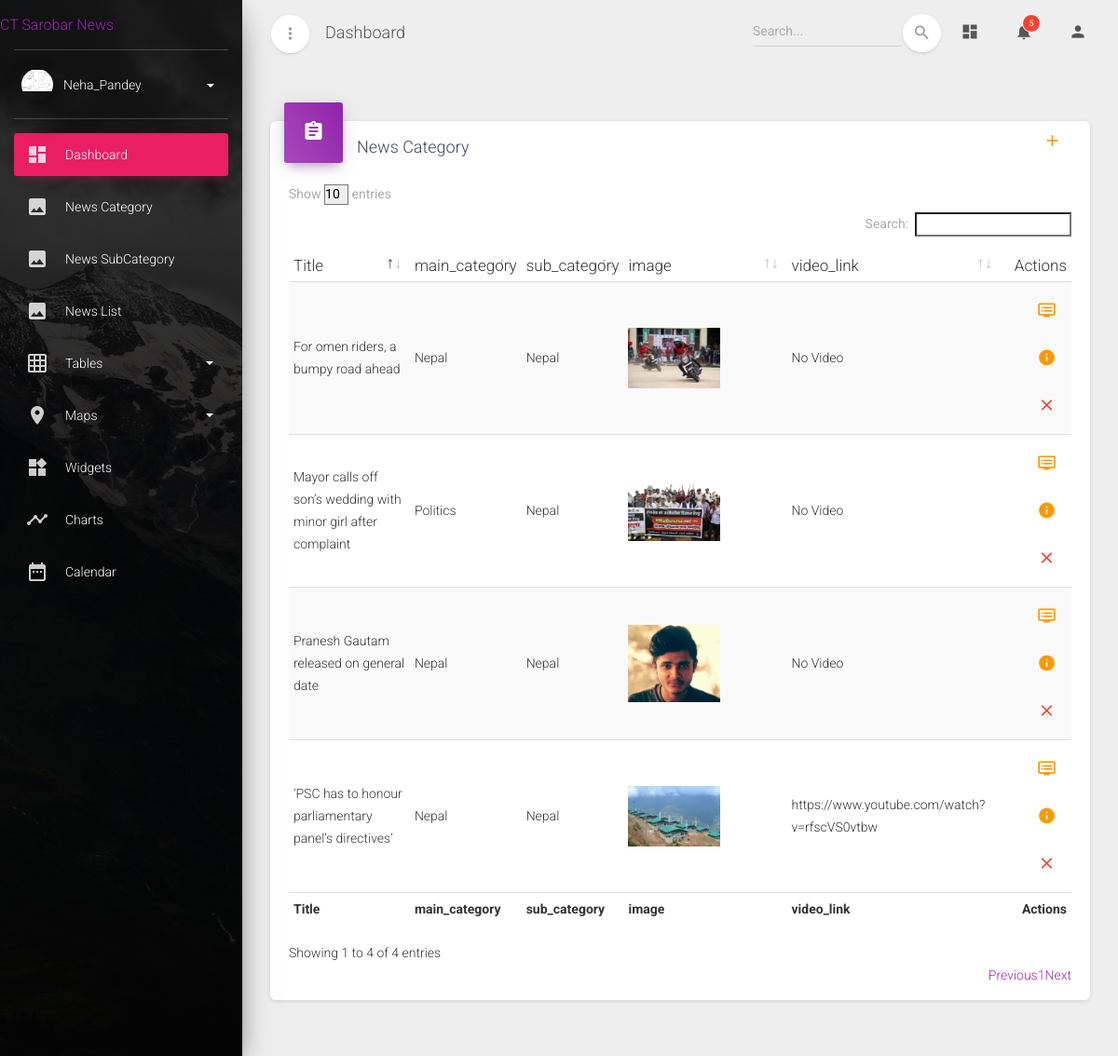
The app's page /editor/newslist/ (signed in), older data.
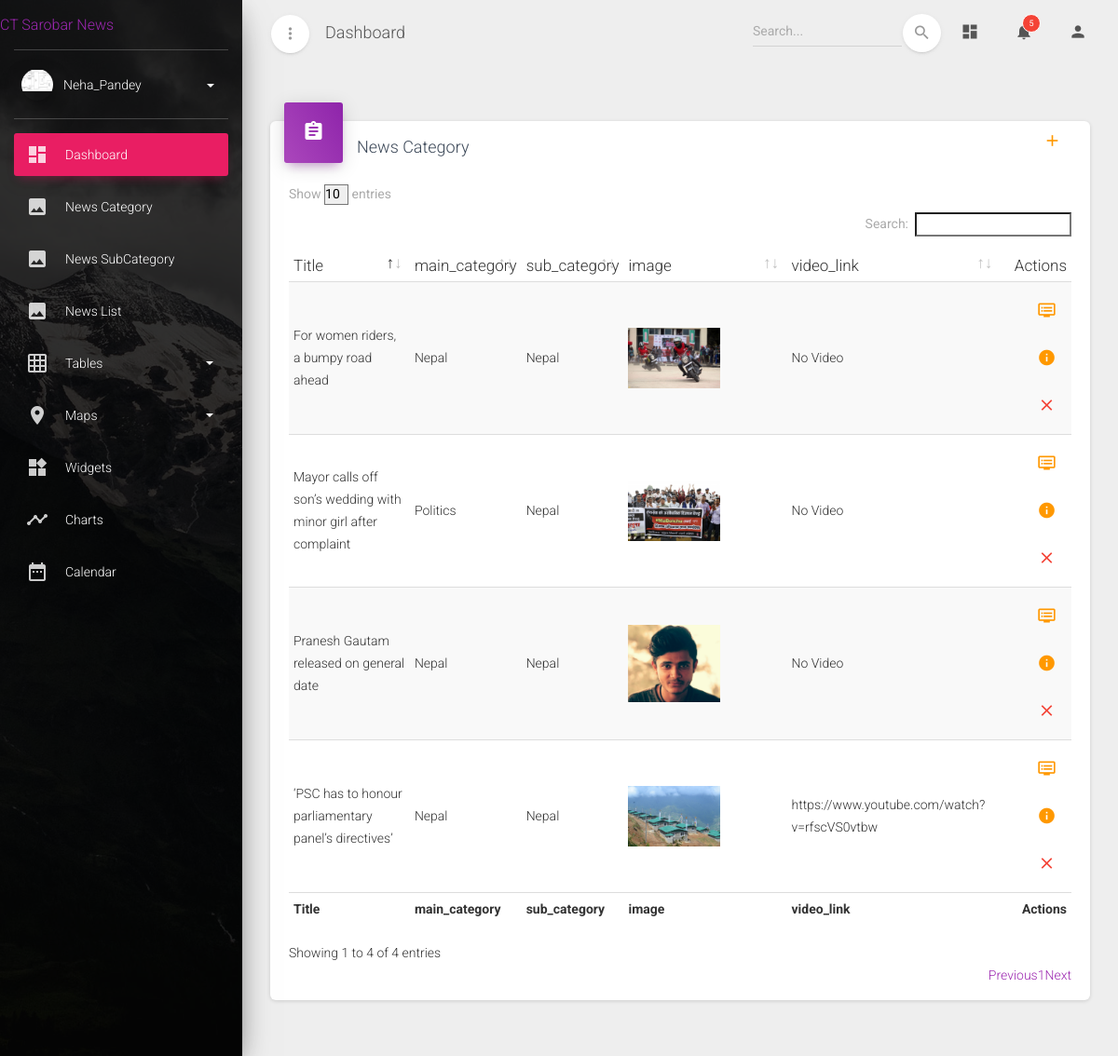
The same page, newer data.
### newsapp/models.py (models this page shows, shortened)
class TimeStamp(models.Model):
    created_at = models.DateTimeField(auto_now_add=True)
    updated_at = models.DateTimeField(auto_now=True, auto_now_add=False)
    is_active = models.BooleanField(default=True)
    class Meta:
        abstract = True

class Editor(TimeStamp):
    user = models.OneToOneField(User, on_delete=models.CASCADE)
    full_name = models.CharField(max_length=500)
    contact_no = models.CharField(max_length=500)
    address = models.CharField(max_length=500)
    email = models.EmailField(null=True, blank=True)
    image = models.ImageField(
        upload_to='team/editor/', blank=True, null=True)
    about = models.TextField(blank=True, null=True)

class News(TimeStamp):
    title = models.CharField(max_length=500)
    main_category = models.ForeignKey(
        NewsCategory, on_delete=models.CASCADE)
    sub_category = models.ForeignKey(NewsSubCategory, on_delete=models.CASCADE)
    slug = models.SlugField(unique=True, null=True, blank=True)
    image = models.ImageField(upload_to="news/news", null=True, blank=True)
    video_link = models.URLField(max_length=500, null=True, blank=True)
    content = models.TextField()
    view_count = models.BigIntegerField(default=0)
    editor = models.ForeignKey(
        Editor, on_delete=models.SET_NULL, null=True, blank=True)

class NewsCategory(TimeStamp):
    title = models.CharField(max_length=500)
    slug = models.SlugField(unique=True, null=True, blank=True)
    image = models.ImageField(
        upload_to="news/main_category", null=True, blank=True)
    icon_character = models.CharField(max_length=500, null=True, blank=True)
    root = models.ForeignKey(
        'self', on_delete=models.SET_NULL, null=True, blank=True)
    def __str__(self):
        return self.title

class NewsSubCategory(TimeStamp):
    title = models.CharField(max_length=500)
    slug = models.SlugField(unique=True, null=True, blank=True)
    main_category = models.ForeignKey(NewsCategory, on_delete=models.CASCADE)
    image = models.ImageField(upload_to="news/sub_category")
    icon_character = models.CharField(max_length=500, null=True, blank=True)
    def __str__(self):
        return self.title

### newsapp/views.py (the view)
# urls.py: path('editor/newslist/', EditorNewsList.as_view(), name='newslist'),
class EditorNewsList(EditorRequiredMixin, ListView):
    template_name = 'admintemplates/editornewslist.html'
    model = News
    context_object_name = 'newslist'

### newsapp/views.py (called while the page is built)
    def dispatch(self, request, *args, **kwargs):
        user = request.user
        if user.is_authenticated and user.groups.filter(name="Editor").exists():
            pass
        else:
            return redirect("/login/")
        return super().dispatch(request, *args, **kwargs)

### templates/admintemplates/editornewslist.html (shortened to what this page needs)
  {% extends 'admintemplates/editorbase.html' %}
  {% load static %}
  {% block content %}
  <div class="content">
    <div class="container-fluid">
      <div class="row">
        <div class="col-md-12">
          <div class="card">
            <div class="card-header card-header-primary card-header-icon">
              <div class="card-icon">
                <i class="material-icons">assignment</i>
              </div>
              <a href="{% url 'newsapp:newsadd'%}" class="btn btn-link btn-warning btn-just-icon edit" style ='float:right;'><i class="material-icons">add</i></a>
              <h4 class="card-title">News Category</h4>
            </div>
            <div class="card-body">
            <div class="material-datatables">
              <table id="datatables" class="table table-striped table-no-bordered table-hover" cellspacing="0"style="width:100%">
                <thead>
                  <tr>
                    <th>Title</th>
                    <th>main_category</th>
                    <th>sub_category</th>
                    <th>image</th>
                    <th>video_link</th>
                    <th class="disabled-sorting text-right">Actions</th>
                  </tr>
                </thead>
                <tfoot>
                  <tr>
                    <th>Title</th>
                    <th>main_category</th>
                    <th>sub_category</th>
                    <th>image</th>
                    <th>video_link</th>
                   <th class="text-right">Actions</th>
                 </tr>
               </tfoot>
               <tbody>
                 {% for news in newslist %}
                 <tr>
                  <td>{{news.title}}</td>
                  <td>{{news.main_category}}</td>
                  <td>{{news.sub_category}}</td>
                  <td>
                    {% if news.image %}
                    <img src="{{news.image.url}}" class="img-responsive" style="width:60%">
                    {% else %}
                    No Image
                    {% endif %}
                  </td>
                  <td>{% if news.video_link %}{{news.video_link}}
                    {% else %}
                    No Video
                    {% endif %}
                  </td>
                  <td class="text-right">
                    <a href="{% url 'newsapp:newsupdate' news.pk %}" class="btn btn-link btn-warning btn-just-icon edit"><i class="material-icons">dvr</i></a>
                     <a href="{% url 'newsapp:newsdetail' news.pk %}" class="btn btn-link btn-warning btn-just-icon edit"><i class="material-icons">info</i></a>
                    <a href="{% url 'newsapp:newsdelete' news.pk %}"class="btn btn-link btn-danger btn-just-icon remove" data-toggle="modal" data-target="#myModal">
                      <i class="material-icons">close</i></a>
                 </div>
             {% endfor %}
       </div>
     </div>
   </div>
 </div>
</div>
{% endblock %}

### templates/admintemplates/editorbase.html (shortened to what this page needs)
{% load static %}
<!DOCTYPE html>
<html lang="en">
<head>
  <link rel="stylesheet" href="{% static 'adminstatic/css/font-awesome.min.css' %}">
  <link href="{% static 'adminstatic/css/marigold-dashboard.min.css' %}" rel="stylesheet" />
  <link href="{% static 'adminstatic/demo/demo.css' %}" rel="stylesheet" />
</head>
<body class="">
  <div class="wrapper ">
    <div class="sidebar" data-color="rose" data-background-color="black" data-image="{% static 'adminstatic/img/sidebar-1.jpg' %}">
      <div class="logo">
        <a href= class="simple-text logo-mini">
          CT
        </a>
        <a href= class="simple-text logo-normal">
          Sarobar News
        </a>
      </div>
      <div class="sidebar-wrapper">
        <div class="user">
          <div class="photo">
            <img src="{{ user.editor.image.url }}"  />
          </div>
          <div class="user-info">
            <a data-toggle="collapse" href="#collapseExample" class="username">
              <span>
                {{user.editor.full_name}}
                <b class="caret"></b>
              </span>
            </a>
          </div>
        </div>
        <ul class="nav">
          <li class="nav-item active ">
              <a class="nav-link" href="{% url 'newsapp:editorhome' %}">
              <i class="material-icons">dashboard</i>
              <p> Dashboard </p>
            </a>
          </li>
          <li class="nav-item ">
            <a class="nav-link" href="{% url 'newsapp:newscategory' %}">
              <i class="material-icons">image</i>
              <p> News Category </p>
            </a>
          </li>
           <li class="nav-item ">
            <a class="nav-link" href="{% url 'newsapp:newssubcategorylist' %}">
              <i class="material-icons">image</i>
              <p> News SubCategory </p>
            </a>
          </li>
          <li class="nav-item ">
            <a class="nav-link" href="{% url 'newsapp:newslist' %}">
              <i class="material-icons">image</i>
              <p> News List </p>
            </a>
          </li>
          <li class="nav-item ">
            <a class="nav-link" data-toggle="collapse" href="#tablesExamples">
              <i class="material-icons">grid_on</i>
              <p> Tables
                <b class="caret"></b>
              </p>
            </a>
          </li>
          <li class="nav-item ">
            <a class="nav-link" data-toggle="collapse" href="#mapsExamples">
              <i class="material-icons">place</i>
              <p> Maps
                <b class="caret"></b>
              </p>
            </a>
          </li>
          <li class="nav-item ">
            <a class="nav-link" href="widgets.html">
              <i class="material-icons">widgets</i>
              <p> Widgets </p>
            </a>
          </li>
          <li class="nav-item ">
            <a class="nav-link" href="charts.html">
              <i class="material-icons">timeline</i>
              <p> Charts </p>
            </a>
          </li>
          <li class="nav-item ">
            <a class="nav-link" href="calendar.html">
              <i class="material-icons">date_range</i>
              <p> Calendar </p>
            </a>
          </li>
        </ul>
      </div>
    </div>
    <div class="main-panel">
      <nav class="navbar navbar-expand-lg navbar-transparent navbar-absolute fixed-top ">
        <div class="container-fluid">
          <div class="navbar-wrapper">
            <div class="navbar-minimize">
              <button id="minimizeSidebar" class="btn btn-just-icon btn-white btn-fab btn-round">
                <i class="material-icons text_align-center visible-on-sidebar-regular">more_vert</i>
              </button>
            </div>
            <a class="navbar-brand" href="#pablo">Dashboard</a>
          </div>
          <div class="collapse navbar-collapse justify-content-end">
            <form class="navbar-form">
              <div class="input-group no-border">
                <input type="text" value="" class="form-control" placeholder="Search...">
                <button type="submit" class="btn btn-white btn-round btn-just-icon">
                  <i class="material-icons">search</i>
                  <div class="ripple-container"></div>
                </button>
              </div>
            </form>
            <ul class="navbar-nav">
              <li class="nav-item">
                <a class="nav-link" href="#pablo">
                  <i class="material-icons">dashboard</i>
                </a>
              </li>
              <li class="nav-item dropdown">
                <a class="nav-link" href="http://example.com/" id="navbarDropdownMenuLink" data-toggle="dropdown" aria-haspopup="true" aria-expanded="false">
                  <i class="material-icons">notifications</i>
                  <span class="notification">5</span>
                </a>
              </li>
              <li class="nav-item dropdown">
                <a class="nav-link" href="#pablo" id="navbarDropdownProfile" data-toggle="dropdown" aria-haspopup="true" aria-expanded="false">
                  <i class="material-icons">person</i>
                </a>
              </li>
            </ul>
          </div>
        </div>
      </nav>
{% block content %}
{% endblock %}
</body>
</html>

Row changes from the older to the newer data that the page shows:
changed News: title "For omen riders, a bumpy road ahead" → "For women riders, a bumpy road ahead"
